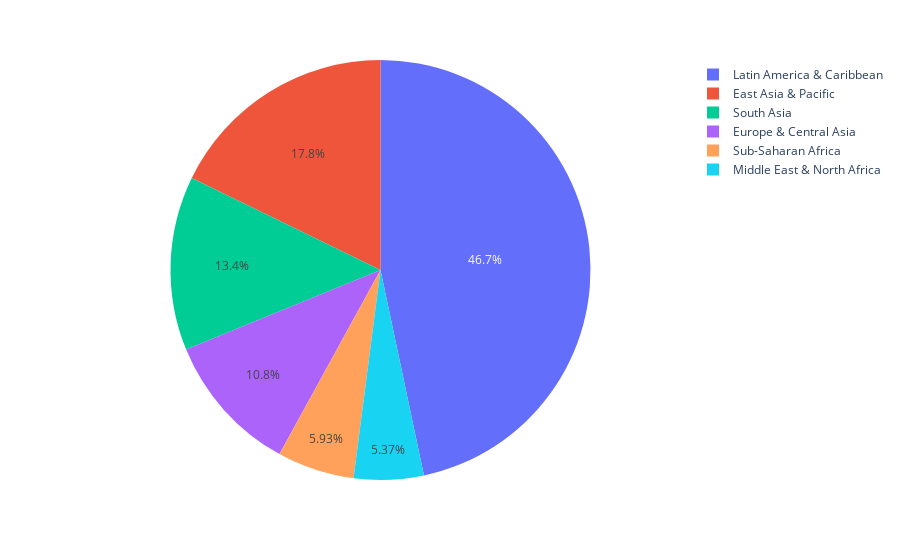

Here is the notebook cell this chart was saved with:
### Code cell
import plotly.express as px
fig = px.pie(y, values='Total Debt', names='Region')
fig.show()

### Figure 1 — Plotly figure (JSON) as saved in the notebook; plotly's stock layout.template omitted (floating-point values rounded to 4 significant figures)
{"data": [{"domain": {"x": [0, 1], "y": [0, 1]}, "hovertemplate": "Region=%{label}<br>Total Debt=%{value}<extra></extra>", "labels": ["Latin America & Caribbean", "Latin America & Caribbean", "Europe & Central Asia", "Latin America & Caribbean", "Latin America & Caribbean", "Latin America & Caribbean", "Latin America & Caribbean", "Europe & Central Asia", "Europe & Central Asia", "Europe & Central Asia", "Europe & Central Asia", "Latin America & Caribbean", "Sub-Saharan Africa", "Latin America & Caribbean", "East Asia & Pacific", "Latin America & Caribbean", "Latin America & Caribbean", "Latin America & Caribbean", "East Asia & Pacific", "Latin America & Caribbean", "Europe & Central Asia", "Europe & Central Asia", "Latin America & Caribbean", "Latin America & Caribbean", "East Asia & Pacific", "Latin America & Caribbean", "Europe & Central Asia", "Latin America & Caribbean", "Europe & Central Asia", "Europe & Central Asia", "East Asia & Pacific", "East Asia & Pacific", "East Asia & Pacific", "Europe & Central Asia", "South Asia", "Europe & Central Asia", "South Asia", "Europe & Central Asia", "Sub-Saharan Africa", "Sub-Saharan Africa", "Europe & Central Asia", "Europe & Central Asia", "Sub-Saharan Africa", "Sub-Saharan Africa", "Sub-Saharan Africa", "South Asia", "Sub-Saharan Africa", "Sub-Saharan Africa", "Europe & Central Asia", "South Asia", "Middle East & North Africa", "Europe & Central Asia", "Middle East & North Africa", "Europe & Central Asia", "Sub-Saharan Africa", "Sub-Saharan Africa", "East Asia & Pacific", "Sub-Saharan Africa", "Sub-Saharan Africa", "Sub-Saharan Africa", "Sub-Saharan Africa", "Sub-Saharan Africa", "Sub-Saharan Africa", "Middle East & North Africa", "Middle East & North Africa", "East Asia & Pacific", "Middle East & North Africa", "Sub-Saharan Africa", "South Asia", "Sub-Saharan Africa", "Sub-Saharan Africa", "Sub-Saharan Africa", "Sub-Saharan Africa", "Sub-Saharan Africa", "Sub-Saharan Africa", "Sub-Saharan Africa", "South Asia", "Sub-Saharan Africa", "Sub-Saharan Africa", "Latin America & Caribbean", "Sub-Saharan Africa", "Sub-Saharan Africa", "Sub-Saharan Africa", "Sub-Saharan Africa", "Sub-Saharan Africa", "South Asia"], "legendgroup": "", "name": "", "showlegend": true, "type": "pie", "values": [854200000000.0, 786700000000.0, 6622000000.0, 27370000000000.0, 26570000000000.0, 787900000000.0, 1498000000000.0, 157400000000.0, 688100000000.0, 614600000000.0, 425400000000.0, 632800000000.0, 335000000000.0, 6167000000000.0, 4751000000000.0, 320600000000.0, 8194000000000.0, 420600000000.0, 5167000000000.0, 2528000000000.0, 49640000000.0, 24830000000.0, 2456000000000.0, 572800000000.0, 101400000000.0, 481300000000.0, 33496439621, 1136000000000.0, 172100000000.0, 25490000000.0, 461300000000.0, 16320000000000.0, 3458060075646, 48610000000.0, 191400000000.0, 197100000000.0, 24390000000.0, 79540000000.0, 582000000000.0, 487800000000.0, 35760000000.0, 40430000000.0, 806000000000.0, 125600000000.0, 147700000000.0, 464500000000.0, 178100000000.0, 478000000000.0, 15570000000000.0, 3901000000000.0, 2872000000000.0, 70950000000.0, 1995000000000.0, 503900000000.0, 459200000000.0, 110300000000.0, 69420000000.0, 86920000000.0, 1785000000000.0, 178000000000.0, 306500000000.0, 12140000000.0, 1235000000000.0, 1743000000000.0, 1755000000000.0, 450500000000.0, 930100000000.0, 89750000000.0, 1659000000000.0, 5615000000.0, 847800000000.0, 198900000000.0, 148600000000.0, 71839081185, 528000000000.0, 41100000000.0, 16980000000000.0, 35610000000.0, 449100000000.0, 54690000000.0, 91440000000.0, 47710000000.0, 90040000000.0, 91540000000.0, 223800000000.0, 4909000000.0]}], "layout": {"legend": {"tracegroupgap": 0}, "margin": {"t": 60}}}
